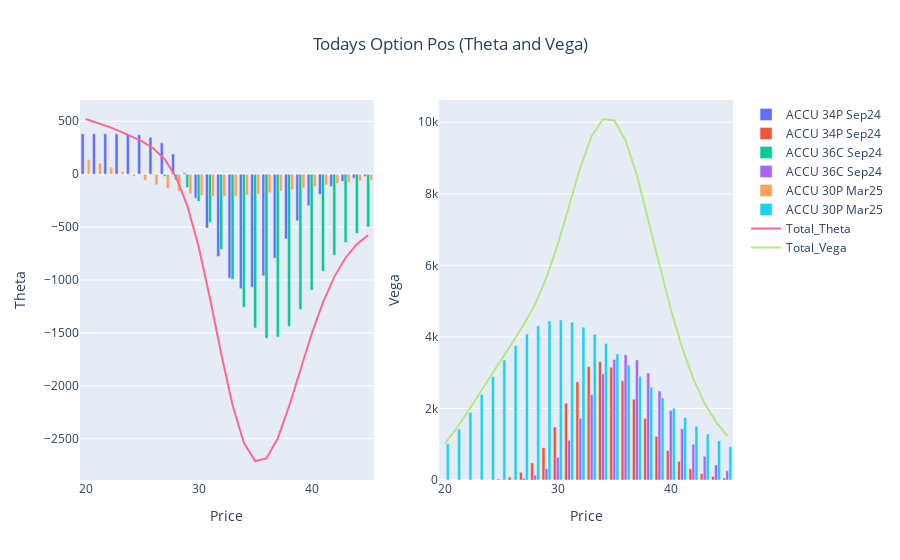

The notebook cell saved with this chart:
### Code cell
fig_t = go.Figure()
for i in list(t)[1:-1]:
    fig_t.add_trace(go.Bar(x=t.Price, y=t[i], name=i, base=0))

fig_t.add_trace(go.Scatter(x=t.Price, y=t.Option_Theta, mode='lines', name='Total_Theta'))


#~~~~~~~~~~~~~~~~~~~~~~~~~~~~~~~~~~~~~~~~~~~~~~~~~~~~~~~~~~~~~~~~~~~~~~~~~~~~~~~~~
fig_v = go.Figure()
for i in list(v)[1:-1]:
    fig_v.add_trace(go.Bar(x=v.Price, y=v[i], name=i, base=0))

fig_v.add_trace(go.Scatter(x=v.Price, y=v.Option_Vega, mode='lines', name='Total_Vega'))

#~~~~~~~~~~~~~~~~~~~~~~~~~~~~~~~~~~~~~~~~~~~~~~~~~~~~~~~~~~~~~~~~~~~~~~~~~~~~~~~~
fig = make_subplots(rows=1, cols=2)
for i in range(0,len(fig_p.data)):
    fig.add_trace(fig_t.data[i], row=1, col=1)
    fig.add_trace(fig_v.data[i], row=1, col=2)
    
#fig.update_layout(title={'text': 'Todays Option Pos (Theta and Vega)','x': 0.5,'xanchor': 'center'}, barmode='stack')
fig.update_layout(title={'text': 'Todays Option Pos (Theta and Vega)','x': 0.5,'xanchor': 'center'})

fig.update_xaxes(title_text="Price", row=1, col=1)
fig.update_yaxes(title_text="Theta", row=1, col=1)
fig.update_xaxes(title_text="Price", row=1, col=2)
fig.update_yaxes(title_text="Vega", row=1, col=2)    
fig.show()

### Figure 1 — Plotly figure (JSON) as saved in the notebook; plotly's stock layout.template omitted (floating-point values rounded to 4 significant figures)
{"data": [{"base": 0, "name": "ACCU 34P Sep24", "type": "bar", "x": [20, 21, 22, 23, 24, 25, 26, 27, 28, 29, 30, 31, 32, 33, 34, 35, 36, 37, 38, 39, 40, 41, 42, 43, 44, 45], "xaxis": "x", "y": [382.0, 382.0, 381.9, 381.5, 379.5, 372.0, 349.7, 296.0, 189.7, 14.29, -228.2, -509.5, -779.2, -982.8, -1082.0, -1068.0, -960.4, -795.4, -611.9, -440.3, -298.1, -190.8, -116.1, -67.33, -37.39, -19.94], "yaxis": "y"}, {"base": 0, "name": "ACCU 34P Sep24", "type": "bar", "x": [20, 21, 22, 23, 24, 25, 26, 27, 28, 29, 30, 31, 32, 33, 34, 35, 36, 37, 38, 39, 40, 41, 42, 43, 44, 45], "xaxis": "x2", "y": [0.001538, 0.01995, 0.1825, 1.225, 6.261, 25.07, 80.75, 214.0, 475.8, 902.8, 1484.0, 2143.0, 2749.0, 3166.0, 3306.0, 3154.0, 2772.0, 2258.0, 1716.0, 1223.0, 822.2, 523.4, 316.8, 183.1, 101.3, 53.9], "yaxis": "y2"}, {"base": 0, "name": "ACCU 36C Sep24", "type": "bar", "x": [20, 21, 22, 23, 24, 25, 26, 27, 28, 29, 30, 31, 32, 33, 34, 35, 36, 37, 38, 39, 40, 41, 42, 43, 44, 45], "xaxis": "x", "y": [-2.314e-05, -0.0004019, -0.004855, -0.04256, -0.2806, -1.436, -5.859, -19.5, -54.05, -127.0, -257.0, -454.3, -710.3, -994.0, -1258.0, -1454.0, -1550.0, -1539.0, -1438.0, -1278.0, -1095.0, -918.5, -766.2, -646.3, -558.7, -498.6], "yaxis": "y"}, {"base": 0, "name": "ACCU 36C Sep24", "type": "bar", "x": [20, 21, 22, 23, 24, 25, 26, 27, 28, 29, 30, 31, 32, 33, 34, 35, 36, 37, 38, 39, 40, 41, 42, 43, 44, 45], "xaxis": "x2", "y": [5.901e-05, 0.001023, 0.01234, 0.1079, 0.7101, 3.624, 14.74, 48.88, 134.9, 315.4, 634.3, 1113.0, 1724.0, 2384.0, 2972.0, 3369.0, 3500.0, 3356.0, 2989.0, 2486.0, 1942.0, 1432.0, 1000.0, 664.7, 421.8, 256.4], "yaxis": "y2"}, {"base": 0, "name": "ACCU 30P Mar25", "type": "bar", "x": [20, 21, 22, 23, 24, 25, 26, 27, 28, 29, 30, 31, 32, 33, 34, 35, 36, 37, 38, 39, 40, 41, 42, 43, 44, 45], "xaxis": "x", "y": [139.7, 106.4, 67.78, 25.59, -18.01, -60.73, -100.4, -135.2, -164.0, -185.9, -200.7, -208.8, -210.8, -207.5, -199.9, -189.0, -175.9, -161.2, -145.9, -130.6, -115.6, -101.4, -88.17, -76.07, -65.17, -55.46], "yaxis": "y"}, {"base": 0, "name": "ACCU 30P Mar25", "type": "bar", "x": [20, 21, 22, 23, 24, 25, 26, 27, 28, 29, 30, 31, 32, 33, 34, 35, 36, 37, 38, 39, 40, 41, 42, 43, 44, 45], "xaxis": "x2", "y": [1014.0, 1425.0, 1893.0, 2389.0, 2886.0, 3351.0, 3757.0, 4082.0, 4313.0, 4443.0, 4474.0, 4413.0, 4273.0, 4068.0, 3814.0, 3526.0, 3218.0, 2903.0, 2591.0, 2291.0, 2007.0, 1743.0, 1503.0, 1288.0, 1096.0, 926.8], "yaxis": "y2"}, {"mode": "lines", "name": "Total_Theta", "type": "scatter", "x": [20, 21, 22, 23, 24, 25, 26, 27, 28, 29, 30, 31, 32, 33, 34, 35, 36, 37, 38, 39, 40, 41, 42, 43, 44, 45], "xaxis": "x", "y": [521.7, 488.4, 449.7, 407.1, 361.2, 309.8, 243.4, 141.3, -28.37, -298.6, -685.9, -1173.0, -1700.0, -2184.0, -2540.0, -2711.0, -2686.0, -2496.0, -2196.0, -1849.0, -1509.0, -1211.0, -970.4, -789.7, -661.2, -574.0], "yaxis": "y"}, {"mode": "lines", "name": "Total_Vega", "type": "scatter", "x": [20, 21, 22, 23, 24, 25, 26, 27, 28, 29, 30, 31, 32, 33, 34, 35, 36, 37, 38, 39, 40, 41, 42, 43, 44, 45], "xaxis": "x2", "y": [1014.0, 1426.0, 1893.0, 2391.0, 2893.0, 3380.0, 3853.0, 4345.0, 4924.0, 5661.0, 6592.0, 7669.0, 8746.0, 9619.0, 10090.0, 10050.0, 9490.0, 8517.0, 7296.0, 6000.0, 4771.0, 3699.0, 2820.0, 2135.0, 1619.0, 1237.0], "yaxis": "y2"}], "layout": {"title": {"text": "Todays Option Pos (Theta and Vega)", "x": 0.5, "xanchor": "center"}, "xaxis": {"anchor": "y", "domain": [0, 0.45], "title": {"text": "Price"}}, "xaxis2": {"anchor": "y2", "domain": [0.55, 1], "title": {"text": "Price"}}, "yaxis": {"anchor": "x", "domain": [0, 1], "title": {"text": "Theta"}}, "yaxis2": {"anchor": "x2", "domain": [0, 1], "title": {"text": "Vega"}}}}
